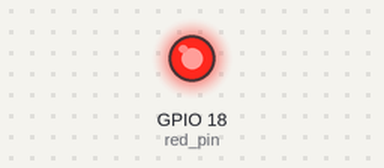
Bench run of a program on a simulated Raspberry Pi (BCM pin numbers). Parts: output pins drawn as LEDs (lit = HIGH). What the program prints to the terminal is not drawn.

Above: at 0.1 s.
At 4.5 s:
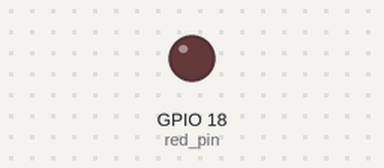
Timing chart, 0 to 6.3 s (numbered marks = the images above):
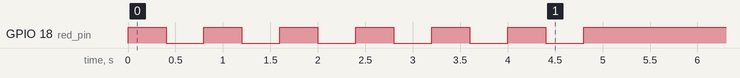

The program:

flash18.py
```python
import RPi.GPIO as GPIO
import time

red_pin     = 18    # Pin Number, GPIO 18
delay       = 0.4   # second

# Set up pin for output

GPIO.setmode(GPIO.BCM)
GPIO.setup(red_pin, GPIO.OUT)

def led_on(pin, delay = 0):
    GPIO.output(pin, GPIO.HIGH)
    if delay > 0:
        time.sleep(delay)

def led_off(pin, delay = 0):
    GPIO.output(pin, GPIO.LOW)
    if delay > 0:
        time.sleep(delay)

def flash_led(pin, delay):
    led_on(pin, delay)
    led_off(pin, delay)

for i in range(6):
    flash_led(red_pin, delay)

led_on(red_pin, delay)
z = input("waiting for exit")

GPIO.cleanup()
```
